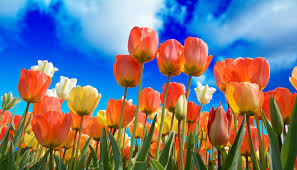
#> input picture 8-9th-week-image-processing/spring.jpg, 297 x 170 px
$ python rgbSharpening.py
#> lines starting #> are read from the running program, lines starting #| are printed output that depends on the picture
from PIL import Image
from PIL import ImageFilter

# Load the image in greyscale
img = Image.open('spring.jpg')
#> img is the input picture: PIL image 297x170 RGB; mean R, G, B 120.6, 119.1, 126.9

bl,gr,rd=img.split()
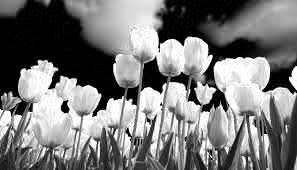
#> bl: PIL image 297x170 L; min 0, max 255, mean 120.6
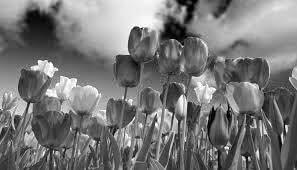
#> gr: PIL image 297x170 L; min 0, max 255, mean 119.1
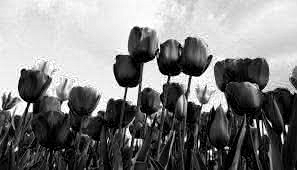
#> rd: PIL image 297x170 L; min 0, max 255, mean 126.9

sharpBl = bl.filter(ImageFilter.SHARPEN)
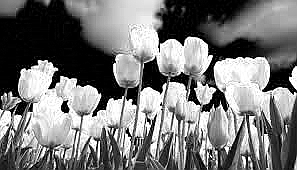
#> sharpBl: PIL image 297x170 L; min 0, max 255, mean 120.2
sharpGr = gr.filter(ImageFilter.SHARPEN)
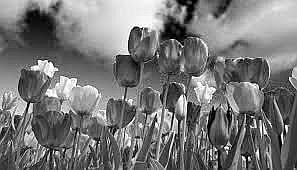
#> sharpGr: PIL image 297x170 L; min 0, max 255, mean 119
sharpRd = rd.filter(ImageFilter.SHARPEN)
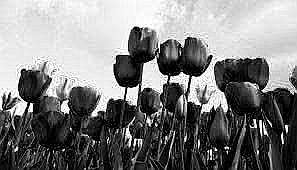
#> sharpRd: PIL image 297x170 L; min 0, max 255, mean 127.7

result = Image.merge('RGB',(sharpBl,sharpGr,sharpRd))
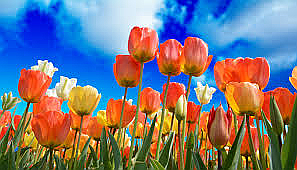
#> result: PIL image 297x170 RGB; mean R, G, B 120.2, 119, 127.7

# Show the sharpened images
result.show()

$ run again, with 8-9th-week-image-processing/rgbImg.jpg copied over 8-9th-week-image-processing/spring.jpg
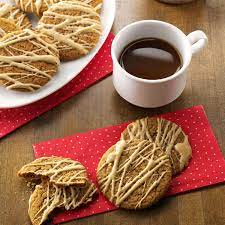
#> input picture 8-9th-week-image-processing/rgbImg.jpg, 225 x 225 px
#> img is the input picture: PIL image 225x225 RGB; mean R, G, B 156.9, 106.2, 78.9
#> `sharpRd = rd.filter(ImageFilter.SHARPEN)`:
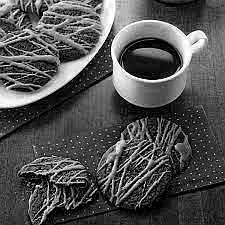
#> sharpRd: PIL image 225x225 L; min 0, max 255, mean 80.6
#> `result = Image.merge('RGB',(sharpBl,sharpGr,sharpRd))`:
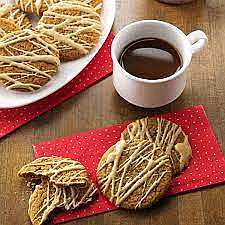
#> result: PIL image 225x225 RGB; mean R, G, B 155.2, 106.4, 80.6
